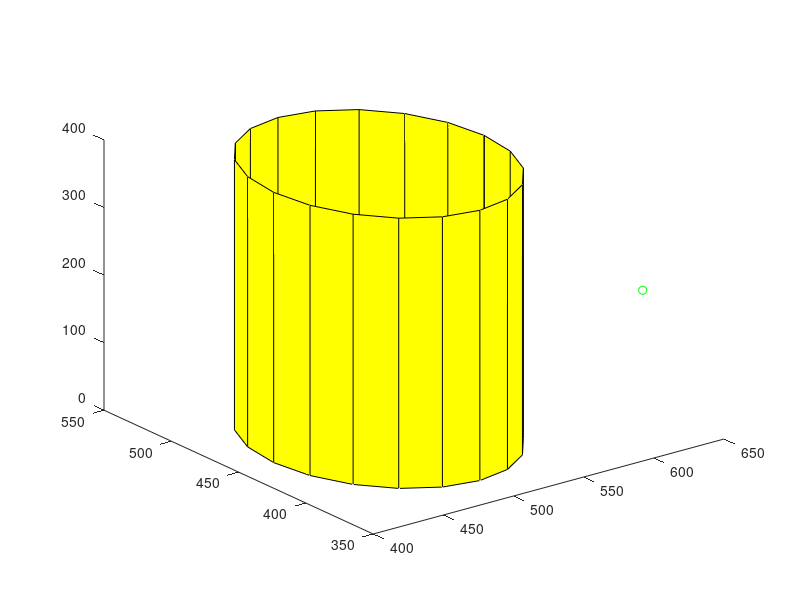

MATLAB code for this plot: (Note: this script raises an error after producing the figure.)
clearvars
close all
x_max = 640;
y_max = 480;
z_max = 400;

EPS = 20;
numNodes = 2000;        

q_start.coord = [0 0 0];
%q_start.coord=[200 100 50];
q_start.cost = 0;
q_start.parent = 0;
q_goal.coord = [640 400 180];
q_goal.cost = 0;


nodes(1) = q_start;
figure(1)

plot3(q_goal.coord(1),q_goal.coord(2),q_goal.coord(3),'go');
hold on;

done=0;

xr=500;
yr=450;
r=75;

t = 0:pi/10:2*pi;

[x,y,z] = cylinder(r);
z(2, :) = 400;
x=x+xr;
y=y+yr;
surf(x,y,z, 'FaceColor', [1,1,0]);

hold on;
for i = 1:1:numNodes
    q_rand = [rand(1)*x_max rand(1)*y_max rand(1)*z_max];
    
    % Break if goal node is already reached
    for j = 1:1:length(nodes)
        if dist_3d(nodes(j).coord, q_goal.coord)<50
            done=1;
            break
        end
    end
    
    if done==1
        break
    end
    
    
    % Pick the closest node from existing list to branch out from
    ndist = [];
    for j = 1:1:length(nodes)
        n = nodes(j);
        tmp = dist_3d(n.coord, q_rand);
        ndist = [ndist tmp];
    end
    [val, idx] = min(ndist);
    q_near = nodes(idx);
    
    q_new.coord = steer3d(q_rand, q_near.coord, val, EPS);
    
    if((q_new.coord(1)-xr)^2+(q_new.coord(2)-yr)^2<r^2)
        continue
    end
    
    line([q_near.coord(1), q_new.coord(1)], [q_near.coord(2), q_new.coord(2)], [q_near.coord(3), q_new.coord(3)], 'Color', 'k', 'LineWidth', 2);
    drawnow
    hold on
    q_new.cost = dist_3d(q_new.coord, q_near.coord) + q_near.cost;
    q_new.parent = idx;
    
    
    % Append to nodes
    nodes = [nodes q_new];
end

D = [];
for j = 1:1:length(nodes)
    tmpdist = dist_3d(nodes(j).coord, q_goal.coord);
    D = [D tmpdist];
end

% Search backwards from goal to start to find the optimal least cost path
[val, idx] = min(D);
q_final = nodes(idx);
q_goal.parent = idx;
q_end = q_goal;
nodes = [nodes q_goal];
while q_end.parent ~= 0
    start = q_end.parent;
    line([q_end.coord(1), nodes(start).coord(1)], [q_end.coord(2), nodes(start).coord(2)], [q_end.coord(3), nodes(start).coord(3)], 'Color', 'r', 'LineWidth', 4);
    hold on
    q_end = nodes(start);
end


